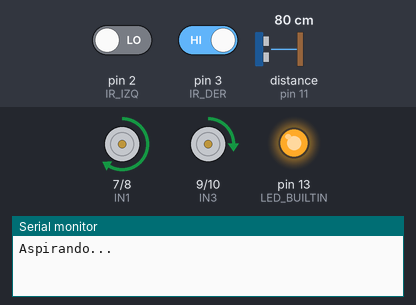
Bench run of a sketch on a simulated Arduino Uno, built with avr-gcc and run on an emulated ATmega328P. Parts: motor-driver pin pairs drawn as motors (green arrow = first pin HIGH = forward, orange = second pin HIGH = backward, longer = more drive, scaled by the enable pin), output pins drawn as LEDs (lit = HIGH), the last lines printed to the serial monitor. Wiring (inferred from the names in the program): ultrasonic range finder: trigger pin 12; echo pin 11. The inputs (shaded band) are chosen by the test bench; at power-on: distance to the obstacle (sensor on pin 11) 80 cm, pin 2 (IR_IZQ) LOW, pin 3 (IR_DER) HIGH. The echo pulse lasts 58.3 µs per cm; random numbers use the default seed unless the sketch sets one; pins used as bus, display or sensor lines are not drawn.

Above: at 1.2 s.
1.3 s: distance to the obstacle (sensor on pin 11) set to 17 cm
At 2.9 s:
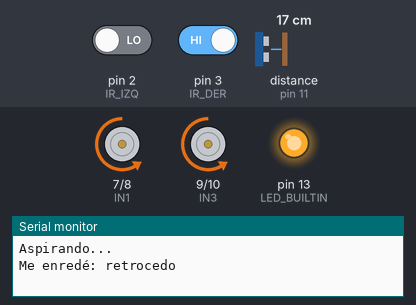
4.3 s: distance to the obstacle (sensor on pin 11) set to 14 cm
At 6.4 s:
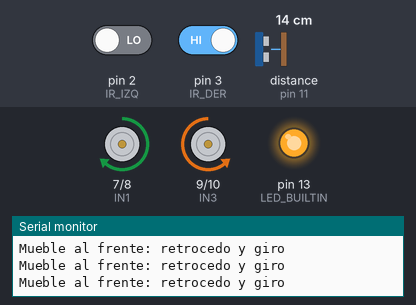
7.3 s: distance to the obstacle (sensor on pin 11) set to 299 cm
10.3 s: pin 2 (IR_IZQ) driven HIGH
At 12.0 s:
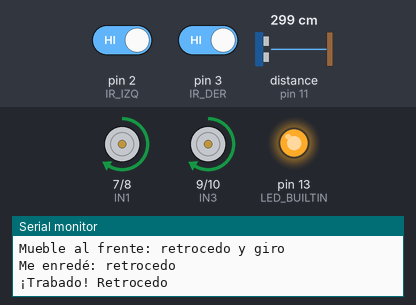
13.3 s: pin 3 (IR_DER) driven LOW
At 14.1 s:
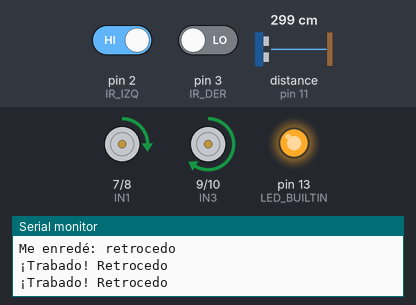
16.3 s: pin 3 (IR_DER) driven HIGH
Timing chart, 0 to 20.3 s (numbered marks = the images above; inputs shaded):
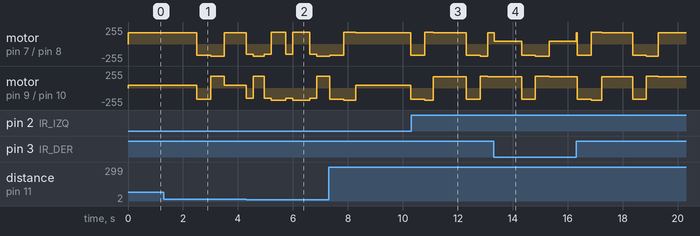

Measured:
- the behaviour switches between 16 and 15 cm on distance to the obstacle (sensor on pin 11) (found by bisection; images 1 and 2)

The sketch:

aspirador.ino
```cpp
// Robot aspirador: recorre la sala para limpiar todo el piso que pueda.
//  1. Empieza en espiral: limpia bien alrededor de donde lo dejaste.
//  2. Después avanza recto. Si un IR de las esquinas ve algo a un costado (LOW),
//     curva para alejarse sin frenar.
//  3. Si el ultrasonido ve un mueble cerca al frente (o lo ven los dos IR),
//     retrocede y gira un ángulo al azar.
//  4. Cada 10 s cambia de rumbo aunque no choque, para no repetir el camino.
//  5. Si la distancia al frente no cambia en 2 s, o lleva mucho rato curvando
//     entre patas de muebles, está trabado: retrocede y gira.
// Los IR ven las patas finas de mesas y sillas, que el ultrasonido a veces no ve.

const int TRIG = 12;
const int ECHO = 11;
const int IR_IZQ = 2;
const int IR_DER = 3;

const int ENA = 5, IN1 = 7, IN2 = 8;   // motores del lado izquierdo
const int ENB = 6, IN3 = 9, IN4 = 10;   // motores del lado derecho

// Velocidad de cada lado: de -255 (atrás) a 255 (adelante)
void motores(int izq, int der) {
  izq = constrain(izq, -255, 255);
  der = constrain(der, -255, 255);
  digitalWrite(IN1, izq >= 0 ? HIGH : LOW);
  digitalWrite(IN2, izq >= 0 ? LOW : HIGH);
  analogWrite(ENA, abs(izq));
  digitalWrite(IN3, der >= 0 ? HIGH : LOW);
  digitalWrite(IN4, der >= 0 ? LOW : HIGH);
  analogWrite(ENB, abs(der));
}

const int AVANCE = 170;
const int CERCA_CM = 15;
const unsigned long ESPIRAL_MS = 8000;
const unsigned long CAMBIO_MS = 10000;

bool enEspiral = true;
unsigned long inicio = 0;
unsigned long ultimoGiro = 0;
unsigned long ultimaRevision = 0;
long cmAnterior = 0;
int iguales = 0;   // revisiones seguidas con la misma distancia
unsigned long curvandoDesde = 0;   // desde cuándo está curvando para esquivar (0 = no)

// Mide la distancia en cm con el HC-SR04 (400 si no hay eco)
long medirCm() {
  digitalWrite(TRIG, LOW);
  delayMicroseconds(2);
  digitalWrite(TRIG, HIGH);      // pulso de 10 µs = "dispara"
  delayMicroseconds(10);
  digitalWrite(TRIG, LOW);
  long us = pulseIn(ECHO, HIGH, 30000);  // cuánto dura el eco (máx. 30 ms)
  if (us == 0) return 400;               // sin eco: nada adelante
  return us / 58;                        // 58 µs por cada cm (ida y vuelta)
}

// Gira en el lugar un ángulo al azar (entre 250 y 750 ms de giro).
void girarAlAzar(bool aLaDerecha) {
  if (aLaDerecha) motores(180, -180);
  else motores(-180, 180);
  delay(250 + random(500));
  ultimoGiro = millis();
}

void setup() {
  pinMode(TRIG, OUTPUT);
  pinMode(ECHO, INPUT);
  pinMode(IR_IZQ, INPUT);
  pinMode(IR_DER, INPUT);
  pinMode(LED_BUILTIN, OUTPUT);
  pinMode(ENA, OUTPUT); pinMode(IN1, OUTPUT); pinMode(IN2, OUTPUT);
  pinMode(ENB, OUTPUT); pinMode(IN3, OUTPUT); pinMode(IN4, OUTPUT);
  Serial.begin(9600);
  Serial.println("Aspirando...");
  digitalWrite(LED_BUILTIN, HIGH);   // LED encendido = aspiradora funcionando
  inicio = millis();
  ultimoGiro = millis();
}

// Salir de donde se trabó: retroceder bastante y girar al azar.
void escapar(const char* motivo) {
  Serial.println(motivo);
  enEspiral = false;
  iguales = 0;
  curvandoDesde = 0;
  motores(-170, -170);
  delay(500);
  girarAlAzar(random(2) == 0);
}

void loop() {
  long cm = medirCm();
  bool izq = digitalRead(IR_IZQ) == LOW;
  bool der = digitalRead(IR_DER) == LOW;

  // ¿Trabado? Si la distancia al frente no cambia en 2 s, el robot no se mueve
  // aunque tenga los motores encendidos (las ruedas patinan contra algo).
  if (millis() - ultimaRevision > 1000) {
    ultimaRevision = millis();
    if (cm < 400 && abs(cm - cmAnterior) <= 1) iguales++;
    else iguales = 0;
    cmAnterior = cm;
    if (iguales >= 2) { escapar("¡Trabado! Retrocedo"); return; }
  }

  if (cm < CERCA_CM || (izq && der)) {
    enEspiral = false;
    Serial.println("Mueble al frente: retrocedo y giro");
    motores(-150, -150);
    delay(250);
    girarAlAzar(random(2) == 0);
    return;
  }
  if (izq || der) {
    enEspiral = false;
    // Si lleva mucho rato curvando, está dando vueltas entre patas de muebles.
    if (curvandoDesde == 0) curvandoDesde = millis();
    if (millis() - curvandoDesde > 2500) { escapar("Me enredé: retrocedo"); return; }
    if (izq) motores(AVANCE, AVANCE / 4);   // algo a la izquierda: curvar a la derecha
    else motores(AVANCE / 4, AVANCE);       // algo a la derecha: curvar a la izquierda
    return;
  }
  curvandoDesde = 0;

  if (enEspiral) {
    unsigned long t = millis() - inicio;
    if (t > ESPIRAL_MS) { enEspiral = false; return; }
    // La rueda de afuera va rápido y la de adentro acelera de a poco: la vuelta se agranda.
    motores(AVANCE + 40, map(t, 0, ESPIRAL_MS, 40, AVANCE));
    return;
  }

  if (millis() - ultimoGiro > CAMBIO_MS) {
    Serial.println("Cambio de rumbo");
    girarAlAzar(random(2) == 0);
    return;
  }
  motores(AVANCE, AVANCE);
}
```
